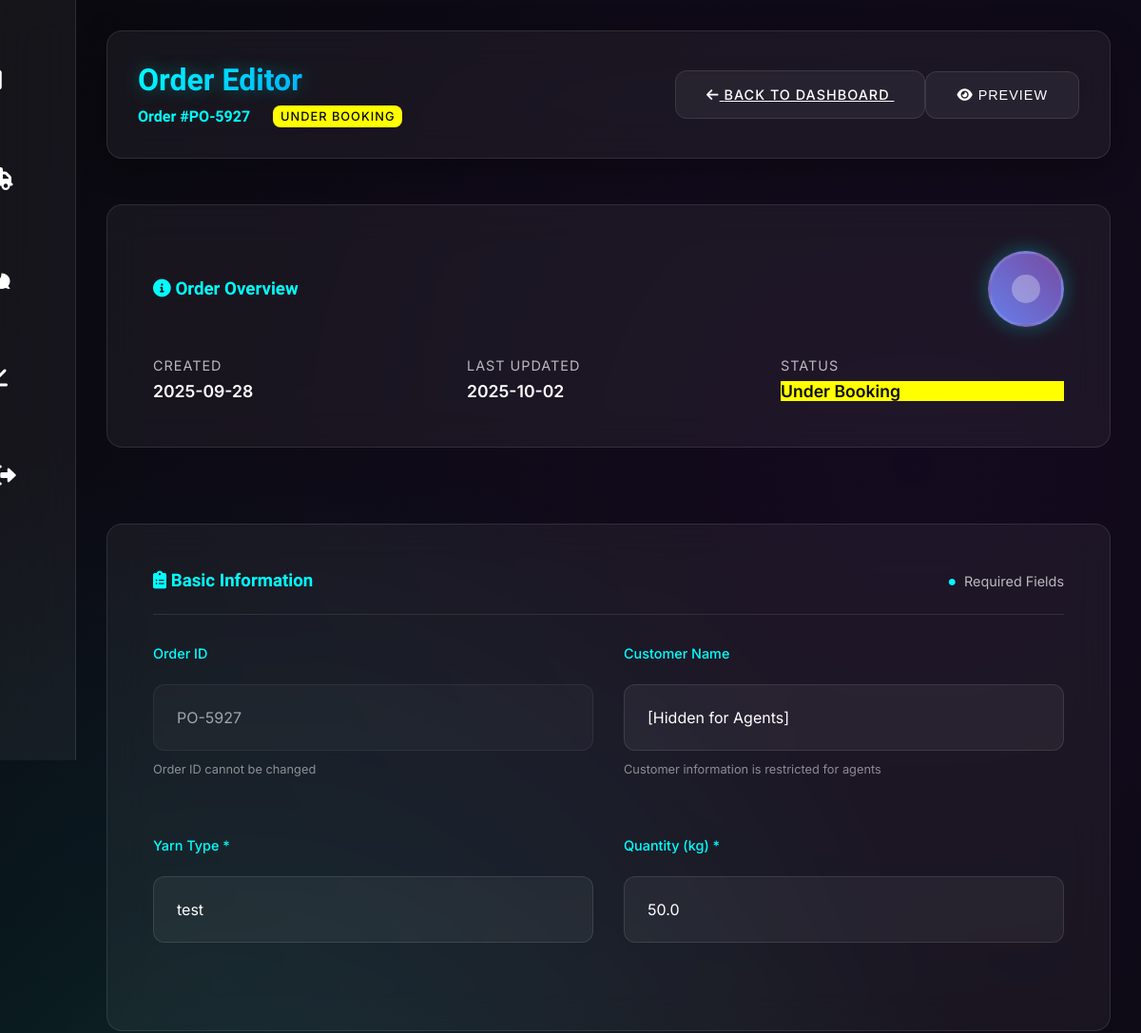
Page /edit_order/1 (signed in, upper part) on the earlier database version.
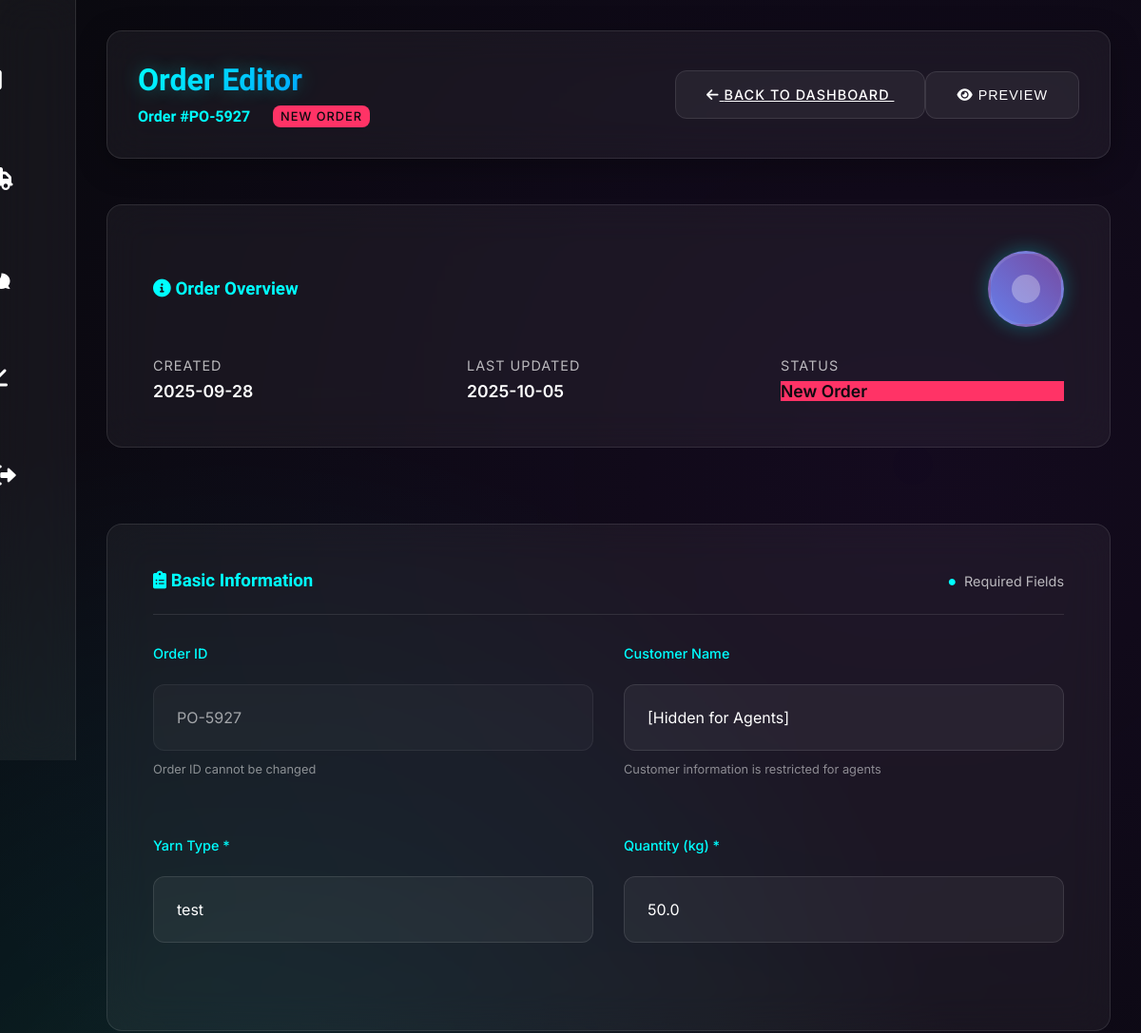
Same page on the later database version.
### app.py (models this page shows)
class Order(db.Model):
    id = db.Column(db.Integer, primary_key=True)
    order_id = db.Column(db.String(50), unique=True, nullable=False)  # e.g., PO-1052
    customer_name = db.Column(db.String(200), nullable=False)
    yarn_type = db.Column(db.String(100), nullable=False)
    quantity_kg = db.Column(db.Float, nullable=False)
    startup_date = db.Column(db.Date, nullable=False)
    order_type = db.Column(db.String(20), nullable=False)  # Local / Export
    amount_usd = db.Column(db.Float, nullable=False)
    status = db.Column(db.String(50), nullable=False, default='New Order')
    created_by = db.Column(db.Integer, db.ForeignKey('user.id'), nullable=False)
    assigned_agent = db.Column(db.Integer, db.ForeignKey('user.id'))  # Primary agent
    created_at = db.Column(db.DateTime, default=datetime.utcnow)
    updated_at = db.Column(db.DateTime, default=datetime.utcnow, onupdate=datetime.utcnow)
    creator = db.relationship('User', foreign_keys=[created_by], backref='created_orders')
    agent = db.relationship('User', foreign_keys=[assigned_agent], backref='assigned_orders')

### app.py (the view)
@app.route('/edit_order/<int:order_id>')
def edit_order(order_id):
    if 'user_id' not in session:
        return redirect(url_for('login'))
    user = User.query.get(session['user_id'])
    order = Order.query.get(order_id)
    if not order:
        flash('Order not found', 'error')
        return redirect(url_for('dashboard'))
    if user.role == 'agent':
        is_assigned = (order.assigned_agent == user.id or
                      OrderAgent.query.filter_by(order_id=order_id, agent_id=user.id).first())
        if not is_assigned:
            flash('Permission denied', 'error')
            return redirect(url_for('dashboard'))
    elif user.role == 'user' and order.created_by != user.id:
        flash('Permission denied', 'error')
        return redirect(url_for('dashboard'))
    agents = User.query.filter_by(role='agent').all() if user.role == 'admin' else []
    return render_template('futuristic-edit-order.html', order=order, user=user, agents=agents, ORDER_STATUSES=ORDER_STATUSES)

### templates/futuristic-edit-order.html (shortened to what the changed rows need)
<!DOCTYPE html>
<html lang="en">
<head>
    <link rel="stylesheet" href="{{ url_for('static', filename='css/futuristic-style.css') }}">
    <link rel="stylesheet" href="https://cdnjs.cloudflare.com/ajax/libs/font-awesome/6.0.0/css/all.min.css">
</head>
<body>
    <div class="main-container">
        <main class="main-content">
            <header class="header">
                <div>
                    <h1 class="header-title">Order Editor</h1>
                    <div class="order-info">
                        <span class="order-id">Order #{{ order.order_id }}</span>
                        <span class="order-status status-{{ order.status.lower().replace(' ', '-') }}">
                            {{ order.status }}
                        </span>
                    </div>
                </div>
            </header>
            <form method="POST" action="{{ url_for('update_order') }}" class="order-editor-form" id="orderForm">
                <div class="order-overview-card">
                    <div class="overview-stats">
                        <div class="stat-item">
                            <span class="stat-label">Created</span>
                            <span class="stat-value">{{ order.created_at.strftime('%Y-%m-%d') }}</span>
                        </div>
                        <div class="stat-item">
                            <span class="stat-label">Last Updated</span>
                            <span class="stat-value">{{ order.updated_at.strftime('%Y-%m-%d') if order.updated_at else 'Never' }}</span>
                        </div>
                        <div class="stat-item">
                            <span class="stat-label">Status</span>
                            <span class="stat-value status-{{ order.status.lower().replace(' ', '-') }}">{{ order.status }}</span>
                        </div>
                    </div>
                </div>
                <div class="form-sections">
                    <div class="form-section">
                        <div class="form-grid">
                            <div class="form-group">
                                <label for="orderId">Order ID</label>
                                <input type="text" id="orderId" value="{{ order.order_id }}" disabled class="form-control">
                                <small class="form-text">Order ID cannot be changed</small>
                            </div>
                            <div class="form-group">
                                <label for="yarnType">Yarn Type *</label>
                                <input type="text" id="yarnType" name="yarn_type" value="{{ order.yarn_type }}" required class="form-control" list="yarnTypes">
                            </div>
                            <div class="form-group">
                                <label for="quantityKg">Quantity (kg) *</label>
                                <input type="number" id="quantityKg" name="quantity_kg" value="{{ order.quantity_kg }}" step="0.01" required class="form-control">
                            </div>
                        </div>
                    </div>
                </div>
            </form>
        </main>
    </div>
</body>
</html>

Differences in the rows shown:
changed Order "PO-5927": status "UNDER BOOKING" → "NEW ORDER"; updated_at "2025-10-02" → "2025-10-05"; status "Under Booking" → "New Order"
